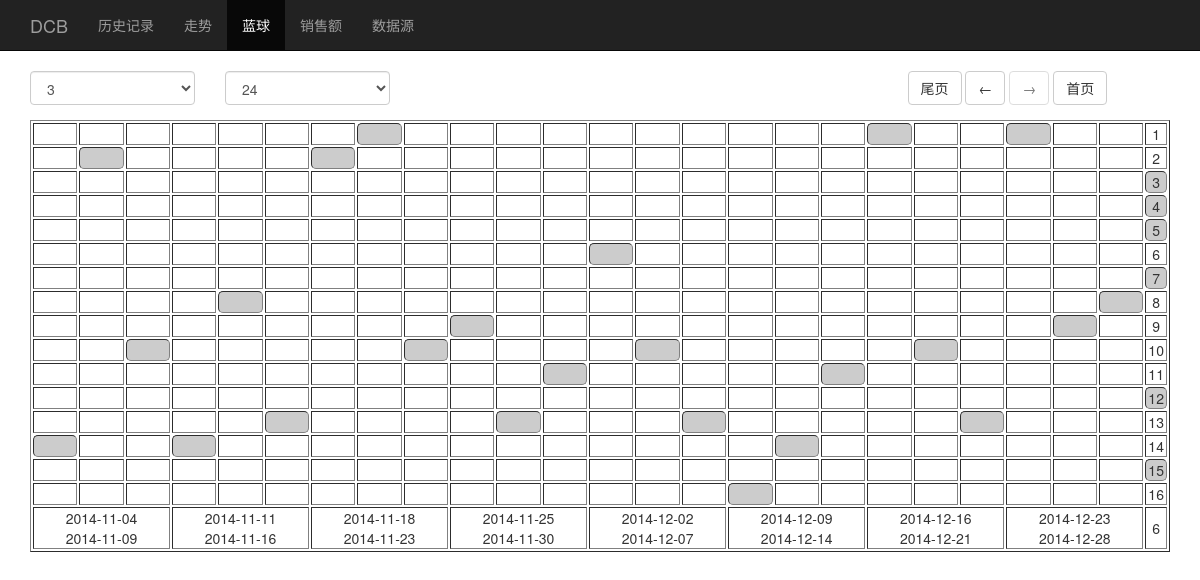
The app's page /index.php?controller=view&view=blue with its own data.
### tables this page shows
CREATE TABLE IF NOT EXISTS `dcb_history` (
  `id` int(11) NOT NULL AUTO_INCREMENT,
  `time` varchar(10) NOT NULL,
  `code` int(11) NOT NULL,
  `dcb` varchar(30) NOT NULL,
  `sales` int(11) NOT NULL,
  `first` int(11) NOT NULL,
  `second` int(11) NOT NULL,
  `place` int(11) NOT NULL,
  PRIMARY KEY (`id`)
);

### common.php (called while the page is built, shortened)
<?php
class DB{
	public static function Get_one($sql){
		global $conn;
		$result=mysqli_query($conn,$sql);
		$arr=mysqli_fetch_array($result,MYSQLI_NUM);
		return $arr[0];
	}
}
	?>

### view/blue.php (the view, shortened to what this page needs)
<?php
if(isset($_GET['colspan'])){
	$colspan=$_GET['colspan'];
}else{
	$colspan=3;
}
if(isset($_GET['codenum'])){
	if($_GET['codenum']%$colspan==0){
		$codenum=$_GET['codenum'];
	}else{
		$codenum=$colspan*8;
	}
}else{
	$codenum=$colspan*8;
}
$dcb_num=DB::Get_one('select count(*) from dcb_history');
$soonest=$dcb_num-$codenum;
if(isset($_GET['start'])){
	$start=$_GET['start'];
}else{
	$start=0;
}
$dcb_list=array();
$dcb_history=mysqli_query($conn,'select * from dcb_history order by id desc limit '.$start.','.$codenum);
while($dcb_arr=mysqli_fetch_assoc($dcb_history)){
	$dcb_arr['blue']=explode(',',$dcb_arr['dcb'])[6];
	$dcb_list[]=$dcb_arr;
}
$dcb_list=array_reverse($dcb_list);
?>
<?php require(FILE_ROOT.'/view/header.php'); ?>
<div class="row">
  <form>
    <div class="col-md-2">
      <select class="form-control" id="colspan" onchange="url_change('replace','index.php','colspan',this.value)">
      <?php
	  for($i=1;$i<=10;$i++){
		  ?>
          <option value="<?php echo $i; ?>" <?php if($i==$colspan){ ?> selected="selected" <?php } ?>><?php echo $i; ?></option>
          <?php
	  }
	  ?>
      </select>
    </div>
    <div class="col-md-2">
      <select class="form-control" id="codenum"  onchange="url_change('replace','index.php','codenum',this.value)">
      <?php
	  for($i=1;$i<=10;$i++){
		  ?>
          <option value="<?php echo $i*$colspan; ?>" <?php if($i*$colspan==$codenum){ ?> selected="selected" <?php } ?>><?php echo $i*$colspan; ?></option>
          <?php
	  }
	  ?>
      </select>
    </div>
    <div class="col-md-5">
    </div>
    <div class="col-md-3">
      <div class="form-group">
        <button class="btn btn-default" onclick="url_change('replace','index.php','start','<?php echo $soonest; ?>');return false">尾页</button>
        <button class="btn btn-default" onclick="url_change('replace','index.php','start','<?php echo $start+1 ;?>');return false" <?php if($start==$soonest){echo 'disabled';} ?>>&larr;</button>
        <button class="btn btn-default" onclick="url_change('replace','index.php','start','<?php echo $start-1; ?>');return false" <?php if($start==0){echo 'disabled';} ?>>&rarr;</button>
        <button class="btn btn-default" onclick="url_change('replace','index.php','start',0);return false">首页</button>
      </div>
    </div>
  </form>
</div>
<div class="row">
  <div class="col-md-12">
    <table border="1" class="table-hover" id="trend">
      <?php
      $none=0;
      for($i=1;$i<=16;$i++){
          ?>
          <tr>
            <?php
            $has=0;
            for($x=0;$x<$codenum;$x++){
                if($dcb_list[$x]['blue']==$i){
                    $has++;
                ?>
                    <td class="place" onclick="pop_div(500,420,'DCB-<?php echo $dcb_list[$x]['id']; ?>','dcb','id=<?php echo $dcb_list[$x]['id']; ?>');" id="dcb_<?php echo $dcb_list[$x]['id']; ?>">&nbsp;</td>
                <?php
                }else{
                ?>
                    <td>&nbsp;</td>
                <?php
                }
            }
            ?>
            <td width="2%" class="<?php if($has==0){ $none++;echo 'place';  }else{ echo 'pointer';  } ?>">
			  <?php echo $i; ?>
            </td>
          </tr>
          <?php
      }
      ?>
      <tr>
        <?php
        for($x=0;$x<$codenum;$x+=$colspan){
        ?>
            <td colspan="<?php echo $colspan; ?>" class="pointer" onclick="pop_div(200,300,'分期','colspan','id=<?php echo $dcb_list[$x]['id']; ?>&colspan=<?php echo $colspan; ?>')">
              <?php echo $dcb_list[$x]['time']; ?><br />
              <?php echo $dcb_list[$x+$colspan-1]['time']; ?>
            </td>
        <?php
        }
        ?>
        <td><?php echo $none; ?></td>
      </tr>
    </table>
  </div>
</div>
<?php require(FILE_ROOT.'/view/footer.php'); ?>

### view/blue.php (style rules this page uses)
#trend { width:100%; border-collapse:separate; border-spacing:2px; }
#trend td { text-align:center; }
.place { background:#ccc; border-radius:5px; cursor:pointer; }
.pointer { cursor:pointer }

### records on screen
dcb_history: time "2014-12-16"
dcb_history: time "2014-12-23"
dcb_history: time "2014-11-18"
dcb_history: time "2014-12-02"
dcb_history: time "2014-12-28"
dcb_history: time "2014-11-25"
dcb_history: time "2014-11-09"
dcb_history: time "2014-11-23"
dcb_history: time "2014-11-30"
dcb_history: time "2014-12-14"
dcb_history: time "2014-11-16"
dcb_history: time "2014-12-07"
dcb_history: time "2014-12-21"
dcb_history: time "2014-11-04"
dcb_history: time "2014-11-11"
dcb_history: time "2014-12-09"

### other values on screen
$none "6"
form field value "3"
form field value "24"
